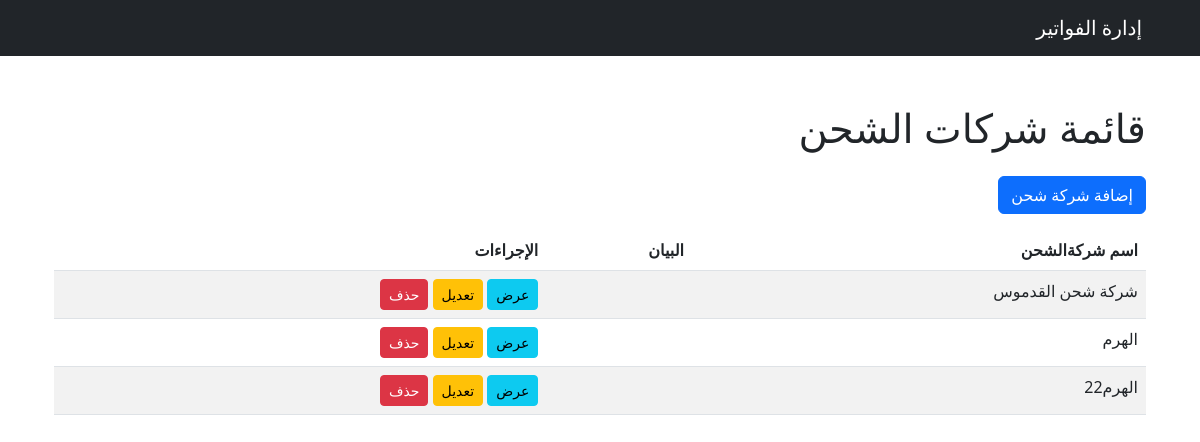
The app's page /invoice/shipping/, older data.
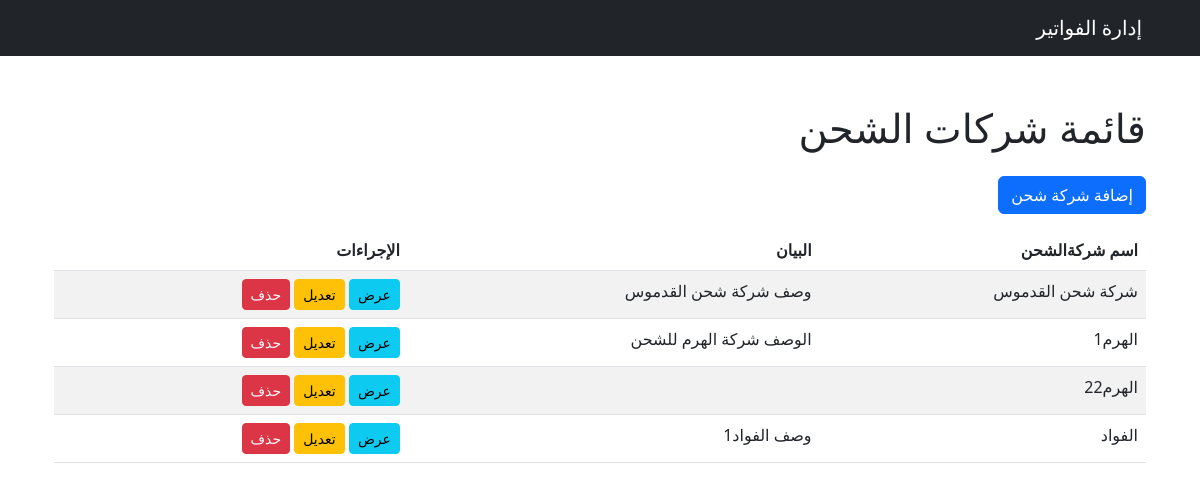
The same page, newer data.
### invoice/models.py (models this page shows, shortened)
class Shipping_com_m(models.Model):
    shipping_company_name = models.CharField(max_length=255, blank=True , verbose_name=_(" شركة الشحن "))
    notes = models.TextField(blank=True , verbose_name=_(" العملة "))
    uniqueId = models.UUIDField(default=uuid4, editable=False, unique=True, verbose_name=_("الرقم المسلسل"))
    slug = models.SlugField(max_length=225, unique=True, blank=True, null=True)
    date_created = models.DateTimeField(auto_now_add=True)
    last_updated = models.DateTimeField(auto_now=True)
    class Meta:
        verbose_name = _('شركة الشحن')
        verbose_name_plural = _('شركات الشحن')

### invoice/views.py (the view)
# urls.py: path('shipping/', ShippingListView.as_view(), name='shipping_list'),
class ShippingListView(ListView):
    model = Shipping_com_m
    template_name = 'shipping/shipping_list.html'
    context_object_name = 'shipping'

### templates/shipping/shipping_list.html
{% extends 'base.html' %}
{% block content %}
<div class="container mt-5">
    <h1 class="mb-4">قائمة شركات الشحن</h1>
    <a href="{% url 'shipping_create' %}" class="btn btn-primary mb-3">إضافة شركة شحن </a>
    <table class="table table-striped">
        <thead>
            <tr>
                <th>اسم شركةالشحن</th>
                <th>البيان</th>
                <th>الإجراءات</th>
            </tr>
        </thead>
        <tbody>
            {% for shipping in shipping %}
                <tr>
                    <td>{{ shipping.shipping_company_name }}</td>
                    <td>{{ shipping.notes }}</td>
                    <td>
                        <a href="{% url 'shipping_detail' shipping.pk %}" class="btn btn-info btn-sm">عرض</a>
                        <a href="{% url 'shipping_update' shipping.pk %}" class="btn btn-warning btn-sm">تعديل</a>
                        <a href="{% url 'shipping_delete' shipping.pk %}" class="btn btn-danger btn-sm">حذف</a>
                    </td>
                </tr>
            {% endfor %}
        </tbody>
    </table>
</div>
{% endblock %}

Row changes from the older to the newer data that the page shows:
changed Shipping_com_m "شركة شحن القدموس": notes (not shown) → "وصف شركة شحن القدموس"
changed Shipping_com_m: shipping_company_name "الهرم" → "الهرم1"; notes (not shown) → "الوصف شركة الهرم للشحن"
added Shipping_com_m: shipping_company_name "الفواد", notes "وصف الفواد1"
